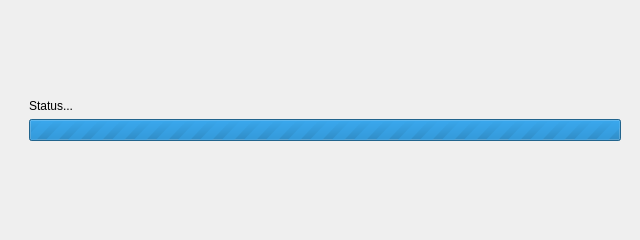
<?xml version="1.0" encoding="UTF-8"?>
<ui version="4.0">
 <class>MainWindow</class>
 <widget class="QMainWindow" name="MainWindow">
  <property name="geometry">
   <rect>
    <x>0</x>
    <y>0</y>
    <width>640</width>
    <height>240</height>
   </rect>
  </property>
  <property name="windowTitle">
   <string>Wait...</string>
  </property>
  <widget class="QWidget" name="centralwidget">
   <layout class="QHBoxLayout" name="horizontalLayout">
    <item>
     <layout class="QVBoxLayout" name="verticalLayout">
      <property name="leftMargin">
       <number>20</number>
      </property>
      <property name="rightMargin">
       <number>10</number>
      </property>
      <item>
       <spacer name="verticalSpacer">
        <property name="orientation">
         <enum>Qt::Vertical</enum>
        </property>
        <property name="sizeHint" stdset="0">
         <size>
          <width>20</width>
          <height>40</height>
         </size>
        </property>
       </spacer>
      </item>
      <item>
       <widget class="QLabel" name="statusLabel">
        <property name="text">
         <string>Status...</string>
        </property>
       </widget>
      </item>
      <item>
       <widget class="QProgressBar" name="progressBar">
        <property name="maximum">
         <number>0</number>
        </property>
        <property name="value">
         <number>0</number>
        </property>
       </widget>
      </item>
      <item>
       <spacer name="verticalSpacer_2">
        <property name="orientation">
         <enum>Qt::Vertical</enum>
        </property>
        <property name="sizeHint" stdset="0">
         <size>
          <width>20</width>
          <height>40</height>
         </size>
        </property>
       </spacer>
      </item>
     </layout>
    </item>
   </layout>
  </widget>
 </widget>
 <resources/>
 <connections/>
</ui>
